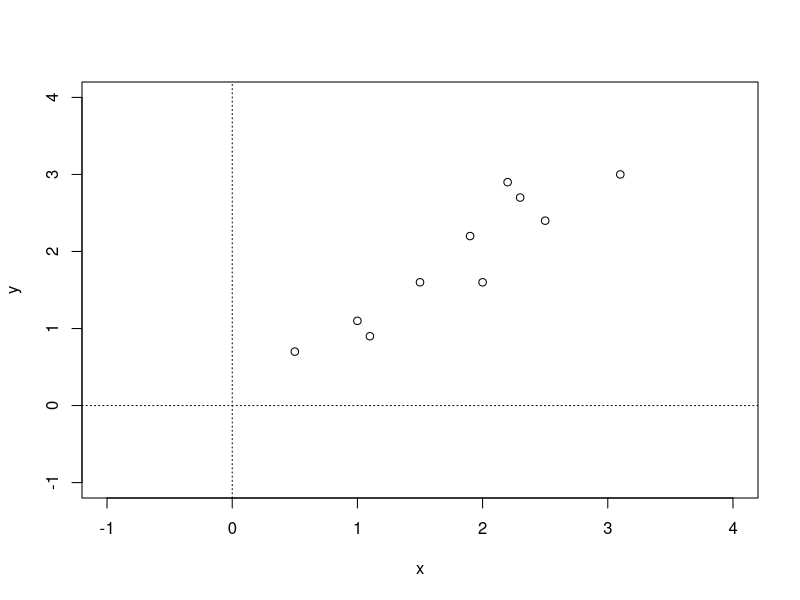
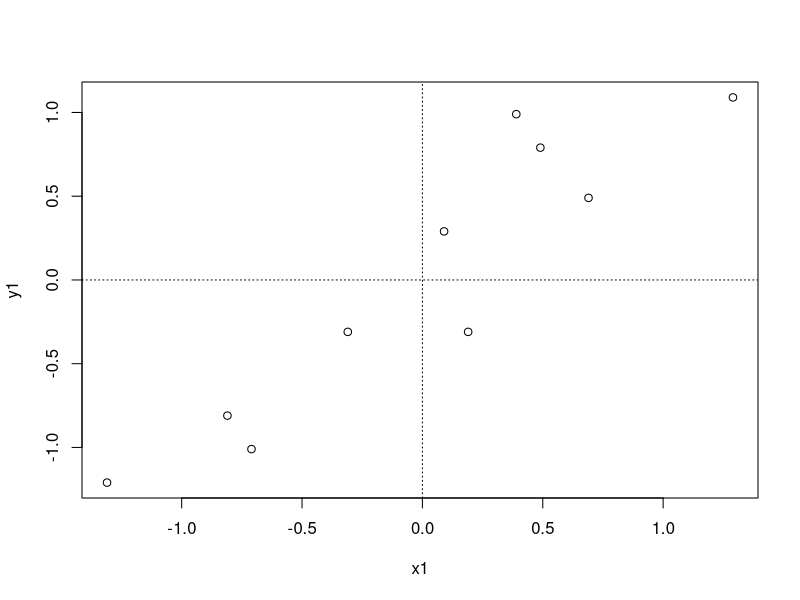
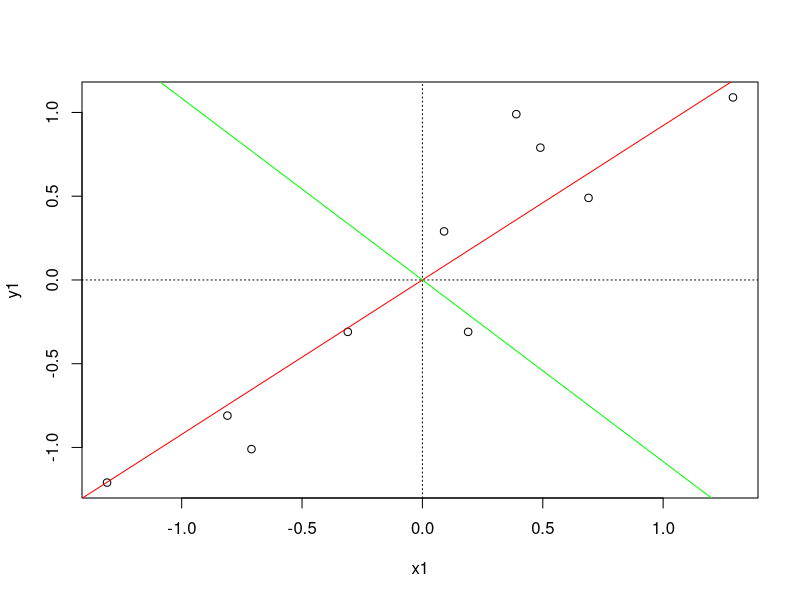
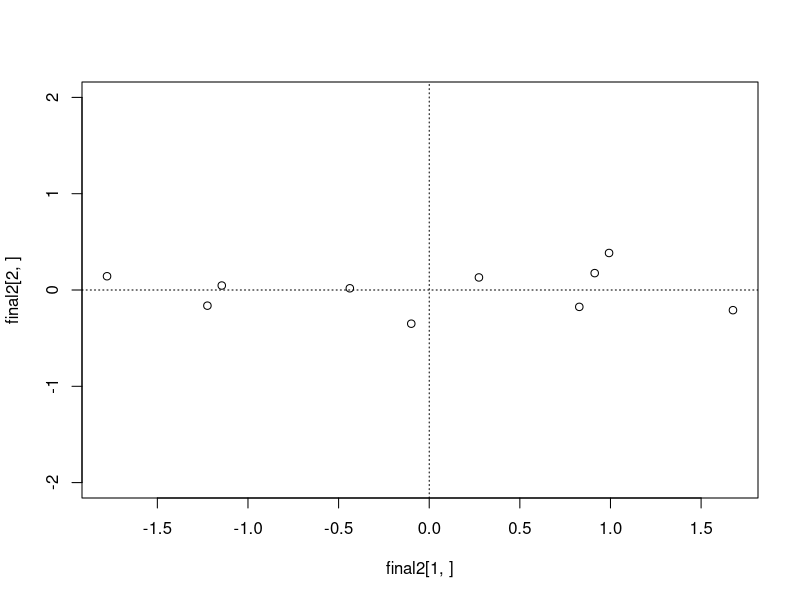
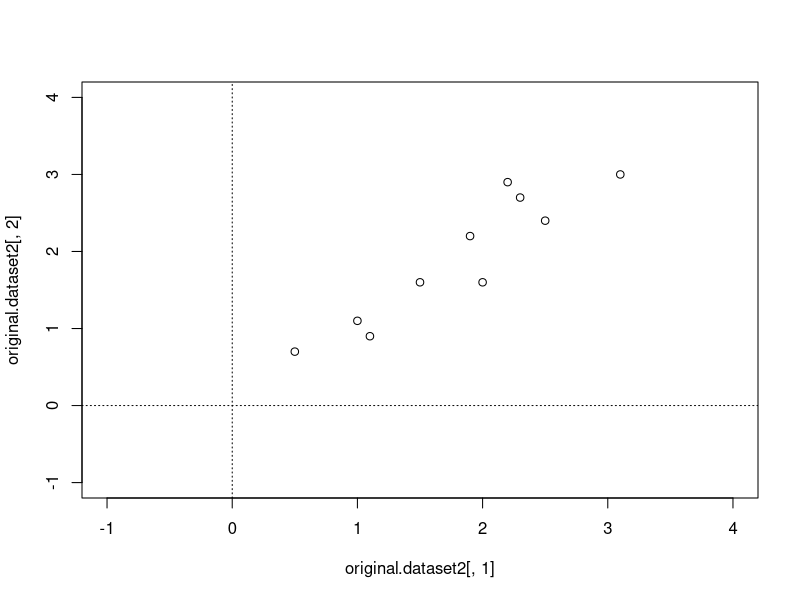
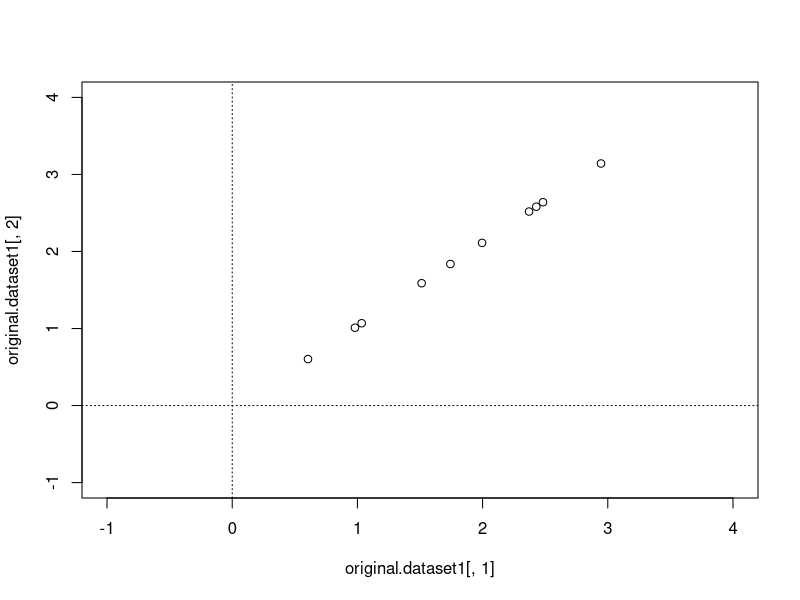
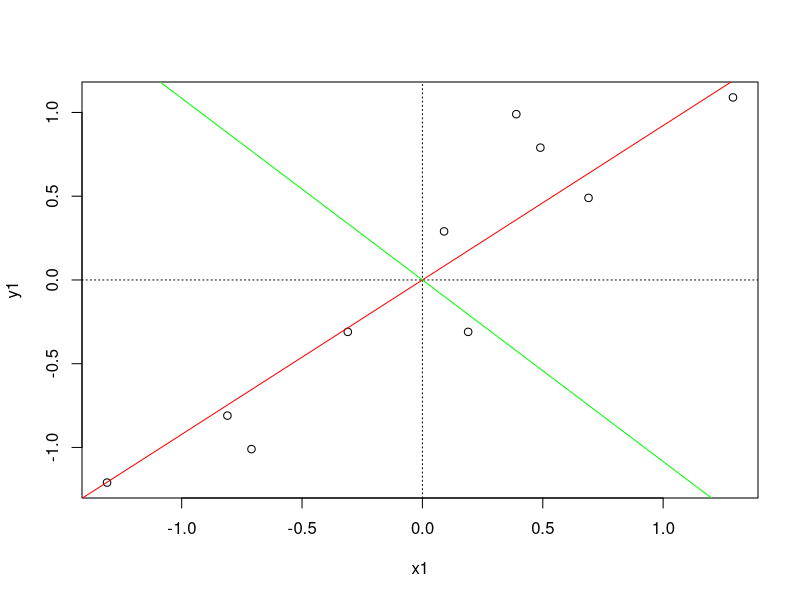
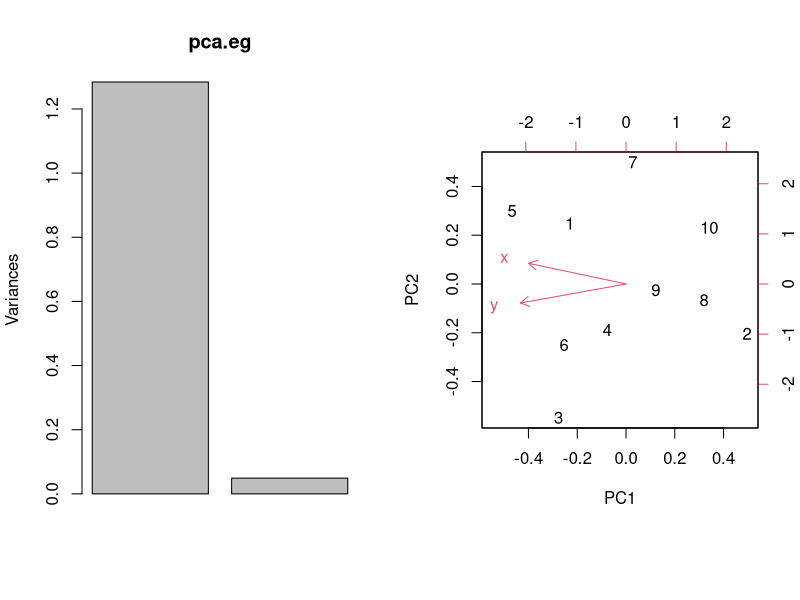

Write the R code that produced these figures, in order.
## ---- chunk 1
knitr::opts_chunk$set(echo = TRUE)
## ---- chunk 2
library(stats)
# data
x <- c(2.5,.5,2.2,1.9,3.1,2.3,2,1,1.5,1.1)
y <- c(2.4,0.7,2.9,2.2,3.0,2.7,1.6,1.1,1.6,.9)
plot(x,y, xlim=c(-1,4), ylim=c(-1,4))
abline(h=0,v=0,lty=3)
## ---- chunk 3
x1 <- x - mean(x)
y1 <- y - mean(y)
plot(x1,y1)
abline(h=0,v=0,lty=3)
## ---- chunk 4
m <- matrix(c(x1,y1),ncol=2)
# covariance matrix
cov.m <- cov(m)
cov.m
## ---- chunk 5
cov.eig <- eigen(cov.m)
cov.eig
# verificando ortogonalidad
cov.eig$vectors[,1] %*% cov.eig$vectors[,2]
# visualizacion
plot(x1,y1); abline(h=0,v=0,lty=3)
abline(a=0,b=(cov.eig$vectors[1,1]/cov.eig$vectors[2,1]),col="red")
abline(a=0,b=(cov.eig$vectors[1,2]/cov.eig$vectors[2,2]),col="green")
## ---- chunk 6
# un componente
f.vector1 <- as.matrix(cov.eig$vectors[,1],ncol=1)
f.vector1
# dos componentes
f.vector2 <- as.matrix(cov.eig$vectors[,c(1,2)],ncol=2)
f.vector2
## ---- chunk 7
# vector 1
final1 <- t(f.vector1) %*% t(m)
final1
# vector 2
final2 <- t(f.vector2) %*% t(m)
final2
# nueva matriz de covarianza
cov(t(final2))
## ---- chunk 8
# final1 unidimensional
t(final1) 
# final2 bidimensional
plot(final2[1,],final2[2,],ylim=c(-2,2));abline(h=0,v=0,lty=3)
## ---- chunk 9
# con todos los eigenvectores - recuperacion al 100% (como en final2)
original.dataset2 <- t(f.vector2 %*% final2)
original.dataset2[,1] <- original.dataset2[,1] + mean(x)
original.dataset2[,2] <- original.dataset2[,2] + mean(y)
original.dataset2
plot(original.dataset2[,1],original.dataset2[,2],xlim=c(-1,4),ylim=c(-1,4))
abline(h=0,v=0,lty=3)
## ---- chunk 10
# con solo algunos de los eigenvalores (como en final1)
original.dataset1 <- t(f.vector1 %*% final1)
original.dataset1[,1] <- original.dataset1[,1] + mean(x)
original.dataset1[,2] <- original.dataset1[,2] + mean(y)
original.dataset1
plot(original.dataset1[,1],original.dataset1[,2],xlim=c(-1,4),ylim=c(-1,4))
abline(h=0,v=0,lty=3)
## ---- chunk 11
svd.m <- svd(scale(m))
svd.m$v
pca.m <- prcomp(m,scale=TRUE)
pca.m$rotation
## ---- chunk 12
library(stats)

df = data.frame(x=x, y=y)
df
# prcomp() does the mean centering (option center=TRUE)
# also it scales the variables so that all have unit variance (scale=TRUE). This is necessary if the data has different units (it uses correlation matrix). In this case, the units are the same, and we like to have the same results as above (it uses covariance matrix):
pca.eg <- prcomp(df, scale=FALSE) 
pca.eg
plot(x1,y1); abline(h=0,v=0,lty=3)
abline(a=0,b=(pca.eg$rotation[1,1]/pca.eg$rotation[2,1]),col="red")
abline(a=0,b=(pca.eg$rotation[1,2]/pca.eg$rotation[2,2]),col="green")
summary(pca.eg)
## ---- chunk 13
par(mfrow=c(1,2))
plot(pca.eg)
biplot(pca.eg)
# samples are displayed as points, variables are displayed  as vectors
par(mfrow=c(1,1))
# argument 'tol' receives a value indicating the magnitude below which components should be omitted. (Components are omitted if their standard deviations are less than or equal to tol times the standard deviation of the first component.)
prcomp(df, scale=TRUE, tol=.2) 
## ---- chunk 14
require("kernlab")

data(iris)
test <- sample(1:150,20)

kpc <- kpca(~., data=iris[-test,-5],
            kernel = "rbfdot",  # Gaussian Radial Basis kernel function
            kpar   = list(sigma=0.2),
            features=2)

head( pcv(kpc) )  # print the principal component vectors

# plot the data projection on the components
plot(rotated(kpc), col=as.integer(iris[-test,5]),
xlab="1st Principal Component",ylab="2nd Principal Component")

# embed remaining points
emb <- predict(kpc,iris[test,-5])
points(emb, col=as.integer(iris[test,5]))
